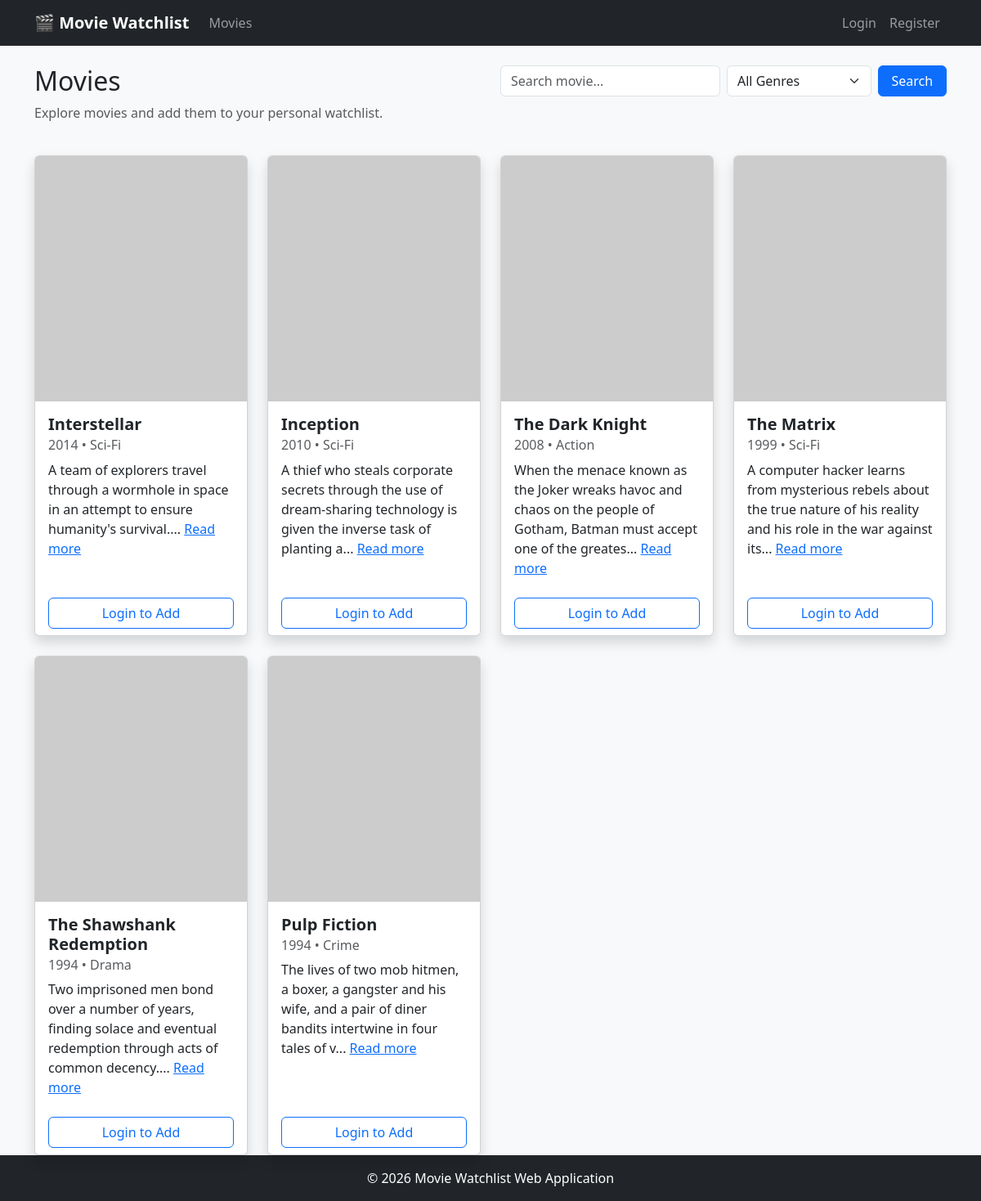
The app's page /movies.php with its own data.
### tables this page shows
CREATE TABLE IF NOT EXISTS movies (
    movie_id INT AUTO_INCREMENT PRIMARY KEY,
    title VARCHAR(255) NOT NULL,
    description TEXT,
    genre VARCHAR(100),
    release_year INT,
    poster_url VARCHAR(255)
);

### movies.php (the view, shortened to what this page needs)
<?php
require_once 'config/database.php';
include 'includes/header.php';
$search = $_GET['search'] ?? '';
$sql = "SELECT * FROM movies WHERE 1=1";
$sql .= " ORDER BY release_year DESC";
$stmt = $conn->prepare($sql);
$stmt->execute();
$result = $stmt->get_result();
$user_watchlist = [];
?>
<div class="row mb-4">
<div class="col-md-6">
<h2>Movies</h2>
<p class="text-muted">Explore movies and add them to your personal watchlist.</p>
</div>
<div class="col-md-6">
<form method="GET" class="row g-2">
<div class="col-md-6">
<input type="text"
name="search"
class="form-control"
placeholder="Search movie..."
value="<?php echo htmlspecialchars($search); ?>">
</div>
<div class="col-md-4">
<select name="genre" class="form-select">
<option value="">All Genres</option>
</select>
</div>
<div class="col-md-2">
<button class="btn btn-primary w-100">Search</button>
</div>
</form>
</div>
</div>
<div class="row row-cols-1 row-cols-md-3 row-cols-lg-4 g-4">
<?php if ($result->num_rows > 0): ?>
<?php while($movie = $result->fetch_assoc()): ?>
<div class="col">
<div class="card h-100 shadow movie-card">
<img src="<?php echo htmlspecialchars($movie['poster_url']); ?>"
class="card-img-top"
alt="<?php echo htmlspecialchars($movie['title']); ?>"
onerror="this.src='https://via.placeholder.com/400x600?text=No+Poster'">
<div class="card-body d-flex flex-column">
<h5 class="card-title">
<?php echo htmlspecialchars($movie['title']); ?>
</h5>
<h6 class="card-subtitle mb-2 text-muted">
<?php echo $movie['release_year']; ?>
<?php if ($movie['genre']): ?>
 • <?php echo htmlspecialchars($movie['genre']); ?>
<?php endif; ?>
</h6>
<p class="card-text">
<span class="short-text">
<?php echo htmlspecialchars(substr($movie['description'],0,120)); ?>...
</span>
<a href="#" class="read-more text-primary">Read more</a>
</p>
</div>
<div class="card-footer bg-white border-top-0 d-grid">
<?php if (isset($_SESSION['user_id'])): ?>
<?php if (in_array($movie['movie_id'], $user_watchlist)): ?>
<button class="btn btn-secondary disabled">
In Watchlist
</button>
<?php else: ?>
<form action="add_to_watchlist.php" method="POST">
<input type="hidden"
name="movie_id"
value="<?php echo $movie['movie_id']; ?>">
<button type="submit"
class="btn btn-primary w-100">
Add to Watchlist
</button>
</form>
<?php endif; ?>
<?php else: ?>
<a href="login.php"
class="btn btn-outline-primary">
Login to Add
</a>
<?php endif; ?>
</div>
</div>
</div>
<?php endwhile; ?>
<?php endif; ?>
</div>
<?php include 'includes/footer.php'; ?>

### includes/header.php (shortened to what this page needs)
<!DOCTYPE html>
<html lang="en">
<head>
    <link href="https://cdn.jsdelivr.net/npm/bootstrap@5.3.0/dist/css/bootstrap.min.css" rel="stylesheet">
    <link href="assets/css/style.css" rel="stylesheet">
</head>
<body>
    <nav class="navbar navbar-expand-lg navbar-dark bg-dark mb-4">
        <div class="container">
            <a class="navbar-brand" href="index.php">🎬 Movie Watchlist</a>
            <div class="collapse navbar-collapse" id="navbarNav">
                <ul class="navbar-nav me-auto">
                    <li class="nav-item">
                        <a class="nav-link" href="movies.php">Movies</a>
                    </li>
                </ul>
                <ul class="navbar-nav ms-auto">
                    <?php if (isset($_SESSION['user_id'])): ?>
                        <li class="nav-item">
                            <span class="nav-link text-light">Welcome, <?php echo htmlspecialchars($_SESSION['username']); ?></span>
                        </li>
                        <li class="nav-item">
                            <a class="nav-link" href="logout.php">Logout</a>
                        </li>
                    <?php else: ?>
                        <li class="nav-item">
                            <a class="nav-link" href="login.php">Login</a>
                        </li>
                        <li class="nav-item">
                            <a class="nav-link" href="register.php">Register</a>
                        </li>
                    <?php endif; ?>
                </ul>
            </div>
        </div>
    </nav>
    <div class="container">

### includes/footer.php (shortened to what this page needs)
    </div>
    <footer class="footer mt-auto py-3 bg-dark text-white text-center">
        <div class="container">
            <span>&copy; <?php echo date("Y"); ?> Movie Watchlist Web Application</span>
        </div>
    </footer>
</body>
</html>

### assets/css/style.css (style rules this page uses)
body { min-height: 100vh; display: flex; flex-direction: column; }
.footer { margin-top: auto; }
.movie-card img { height: 400px; object-fit: cover; transition: transform 0.3s; }
.card-title { font-size: 1.25rem; font-weight: 700; }

### includes/header.php (style rules this page uses)
body { background-color: #f8f9fa; }
.navbar-brand { font-weight: bold; }
.movie-card { height: 100%; }
.movie-card img { height: 300px; object-fit: cover; }

### records on screen
movies: title "Interstellar", release_year "2014", genre "Sci-Fi", description "A team of explorers travel through a wormhole in space in an attempt to ensure humanity's survival."
movies: title "Inception", release_year "2010", genre "Sci-Fi", description "A thief who steals corporate secrets through the use of dream-sharing technology is given the inverse task of planting a"
movies: title "The Dark Knight", release_year "2008", genre "Action", description "When the menace known as the Joker wreaks havoc and chaos on the people of Gotham, Batman must accept one of the greates"
movies: title "The Matrix", release_year "1999", genre "Sci-Fi", description "A computer hacker learns from mysterious rebels about the true nature of his reality and his role in the war against its"
movies: title "The Shawshank Redemption", release_year "1994", genre "Drama", description "Two imprisoned men bond over a number of years, finding solace and eventual redemption through acts of common decency."
movies: title "Pulp Fiction", release_year "1994", genre "Crime", description "The lives of two mob hitmen, a boxer, a gangster and his wife, and a pair of diner bandits intertwine in four tales of v"
